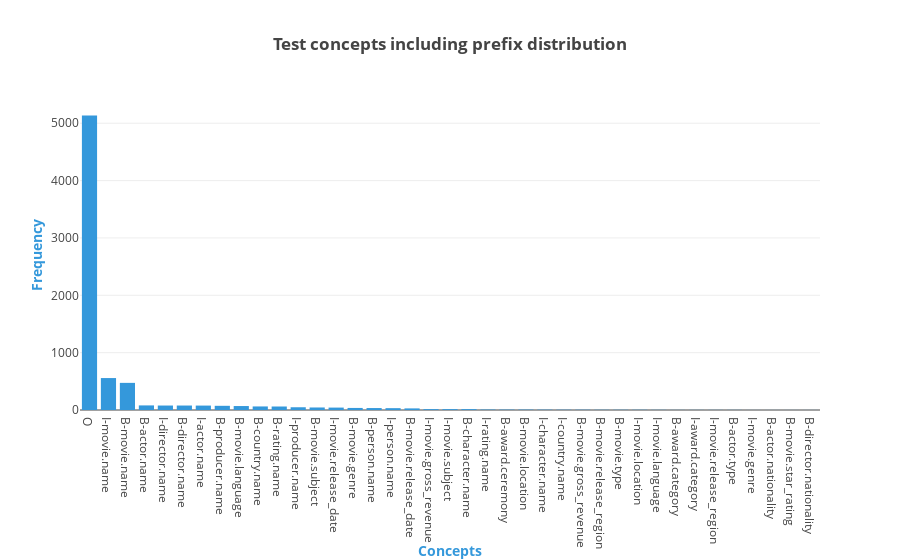

The code cell stored with this chart in its notebook:
### Code cell
X_axis = []
Y_axis = []
sorted_dict = sorted(concept_including_prefix_count_dictionary.items(), key=itemgetter(1), reverse=True)

for concept_including_prefix, concept_including_prefix_count in sorted_dict:
    if concept_including_prefix_count > 0:
        X_axis.append(concept_including_prefix)
        Y_axis.append(concept_including_prefix_count)

assert(len(X_axis) == len(Y_axis)) 

plotly.offline.iplot({
    "data": [Bar(orientation = 'v',
                 x = X_axis,
                 y = Y_axis,
                 marker = dict(color = "#3498db"))],
    "layout": Layout(title="<b>Test concepts including prefix distribution</b>", 
                     xaxis=dict(title='<b>Concepts</b>', titlefont=dict(color='#3498db')),
                     yaxis=dict(title='<b>Frequency</b>', dtick = 1000, titlefont=dict(color='#3498db')),
                     margin=Margin(b=150)
                    )
})

### Figure 1 — Plotly figure (JSON) as saved in the notebook; plotly's stock layout.template omitted (floating-point values rounded to 4 significant figures)
{"data": [{"marker": {"color": "#3498db"}, "orientation": "v", "type": "bar", "x": ["O", "I-movie.name", "B-movie.name", "B-actor.name", "I-director.name", "B-director.name", "I-actor.name", "B-producer.name", "B-movie.language", "B-country.name", "B-rating.name", "I-producer.name", "B-movie.subject", "I-movie.release_date", "B-movie.genre", "B-person.name", "I-person.name", "B-movie.release_date", "I-movie.gross_revenue", "I-movie.subject", "B-character.name", "I-rating.name", "B-award.ceremony", "B-movie.location", "I-character.name", "I-country.name", "B-movie.gross_revenue", "B-movie.release_region", "B-movie.type", "I-movie.location", "I-movie.language", "B-award.category", "I-award.category", "I-movie.release_region", "B-actor.type", "I-movie.genre", "B-actor.nationality", "B-movie.star_rating", "B-director.nationality"], "y": [5135, 557, 473, 80, 78, 78, 77, 73, 69, 62, 61, 48, 44, 42, 36, 34, 32, 28, 15, 15, 15, 8, 7, 7, 6, 5, 5, 4, 4, 4, 3, 2, 2, 2, 2, 1, 1, 1, 1]}], "layout": {"margin": {"b": 150}, "title": "<b>Test concepts including prefix distribution</b>", "xaxis": {"title": "<b>Concepts</b>", "titlefont": {"color": "#3498db"}}, "yaxis": {"dtick": 1000, "title": "<b>Frequency</b>", "titlefont": {"color": "#3498db"}}}}
